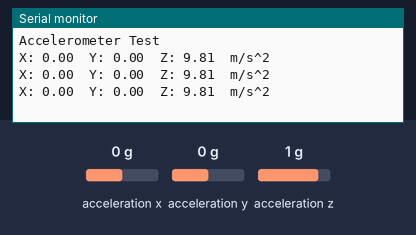
Bench run of a sketch on a simulated Arduino Uno, built with avr-gcc and run on an emulated ATmega328P. Parts: the last lines printed to the serial monitor. Inputs (shaded band) come from the test bench; at power-on: acceleration x 0 g, acceleration y 0 g, acceleration z 1 g.

Above: at 1.2 s.
1.3 s: acceleration x set to -1.4 g
At 1.9 s:
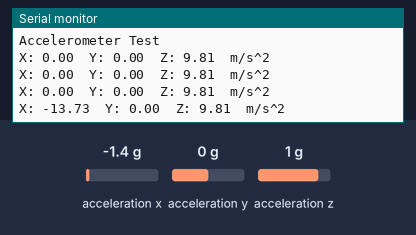
2.8 s: acceleration y set to -1.4 g
At 3.4 s:
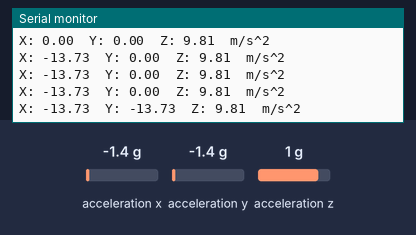
4.3 s: acceleration z set to -1.4 g
At 4.9 s:
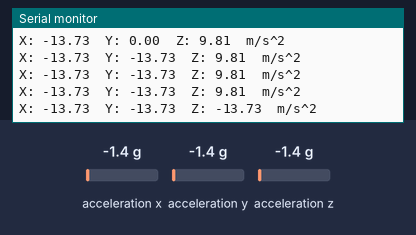

The sketch:

General_Code.ino
```cpp
#include <Wire.h>
#include <Adafruit_Sensor.h>
#include <Adafruit_ADXL345_U.h>

/* Assign a unique ID to this sensor at the same time */
Adafruit_ADXL345_Unified accel = Adafruit_ADXL345_Unified(12345);

void setup(void)
{
  Serial.begin(9600);
  Serial.println("Accelerometer Test"); Serial.println("");

  /* Initialise the sensor */
  if(!accel.begin()){
    /* There was a problem detecting the ADXL345 ... check your connections */
    Serial.println("Ooops, no ADXL345 detected ... Check your wiring!");
    while(1);
  }

  /* Set the range to whatever is appropriate for your project */
  accel.setRange(ADXL345_RANGE_16_G);
  // displaySetRange(ADXL345_RANGE_8_G);
  // displaySetRange(ADXL345_RANGE_4_G);
  // displaySetRange(ADXL345_RANGE_2_G);
}

void loop(void)
{
  /* Get a new sensor event */
  sensors_event_t event;
  accel.getEvent(&event);

 int16_t tempX, tempY, tempZ;
 tempX = accel.getX();
 tempY = accel.getY();
 tempZ = accel.getZ();

  /* Display the results (acceleration is measured in m/s^2) */
  Serial.print("X: "); Serial.print(event.acceleration.x); Serial.print("  ");
  Serial.print("Y: "); Serial.print(event.acceleration.y); Serial.print("  ");
  Serial.print("Z: "); Serial.print(event.acceleration.z); Serial.print("  ");Serial.println("m/s^2 ");
 /*   Serial.print("TX: "); Serial.print(tempX);
  Serial.print("  TY: "); Serial.print(tempY);
  Serial.print("  TZ: "); Serial.println(tempZ);*/
  delay(500);
}
```

Measured:
- after the input at 1.3 s, the serial monitor: prints a new line after 0.21 s (image 1)
- after the input at 2.8 s, the serial monitor: prints a new line after 0.22 s (image 2)
- after the input at 4.3 s, the serial monitor: prints a new line after 0.23 s (image 3)
